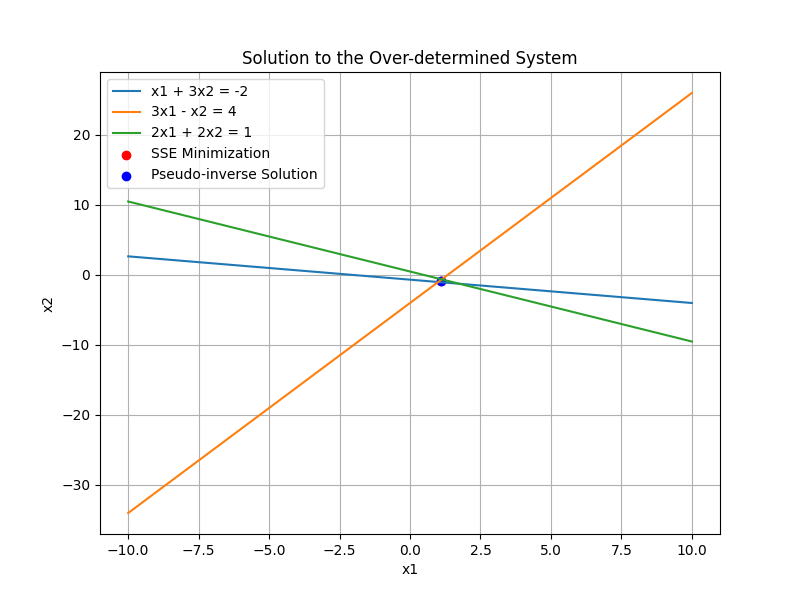

Write the Python code that produced this figure.
# TASK 2
import numpy as np
import matplotlib.pyplot as plt
from scipy.optimize import minimize

# Define the system of equations as residuals
def residuals(x):
    x1, x2 = x
    r1 = x1 + 3*x2 + 2  # Corresponds to x1 + 3x2 = -2
    r2 = 3*x1 - x2 - 4  # Corresponds to 3x1 - x2 = 4
    r3 = 2*x1 + 2*x2 - 1 # Corresponds to 2x1 + 2x2 = 1
    return [r1, r2, r3]

# Function to compute the sum of squared residuals
def sum_of_squares(x):
    r = residuals(x)
    return np.sum(np.square(r))

# Using minimize from scipy.optimize to find the minimum SSE
result_sse = minimize(sum_of_squares, [0, 0]) # Initial guess [0, 0]

# Method 2: Solve using pseudo-inverse
A = np.array([[1, 3], [3, -1], [2, 2]])
b = np.array([-2, 4, 1])
pseudo_inverse = np.linalg.pinv(A) # Compute the pseudo-inverse of A
x_pseudo = np.dot(pseudo_inverse, b)

# Display results
print("Method 1 - SSE Optimization:")
print("x1, x2 =", result_sse.x)
print("Sum of squared residuals:", result_sse.fun)

print("\nMethod 2 - Pseudo-inverse:")
print("x1, x2 =", x_pseudo)

# Visualization
x_vals = np.linspace(-10, 10, 400)
y_vals1 = (-x_vals - 2) / 3
y_vals2 = (3*x_vals - 4)
y_vals3 = (1 - 2*x_vals) / 2

plt.figure(figsize=(8, 6))
plt.plot(x_vals, y_vals1, label='x1 + 3x2 = -2')
plt.plot(x_vals, y_vals2, label='3x1 - x2 = 4')
plt.plot(x_vals, y_vals3, label='2x1 + 2x2 = 1')
plt.scatter([result_sse.x[0]], [result_sse.x[1]], color='red', label='SSE Minimization')
plt.scatter([x_pseudo[0]], [x_pseudo[1]], color='blue', label='Pseudo-inverse Solution')
plt.xlabel('x1')
plt.ylabel('x2')
plt.legend()
plt.title('Solution to the Over-determined System')
plt.grid(True)
plt.show()

# Results:
# Method 1 - SSE Optimization:
# x1, x2 = [ 1.11111111 -0.88888889]
# Sum of squared residuals: 0.5555555555555565
#
# Method 2 - Pseudo-inverse:
# x1, x2 = [ 1.11111111 -0.88888889]


# Uniqueness of Solution:
# The visualization shows that both solutions align at the same point where the lines representing the equations are
# closest to each other.
# The graph suggests that the three lines do not intersect at a single point, which implies that there is no unique
# solution that simultaneously satisfies all three equations exactly. This is typical in over-determined systems
# (more equations than variables), where an exact solution might not exist

# Sum of Squared Residual Errors: The SSE method specifically searches for a point  (𝑥1,𝑥2)  that minimizes the sum of
# squared differences between the left and right sides of each equation. This is why the sum of squared residuals was
# significant but not zero. it's a measure of how close the solution is to an exact fit.
#
# Pseudo-inverse Solution: This method computes the solution that minimally projects the error onto the subspace defined
# by the matrix of coefficients. It essentially finds a projection of the b vector onto the column space of the matrix A,
# which is the best approximation given the over-determined nature of the system.
